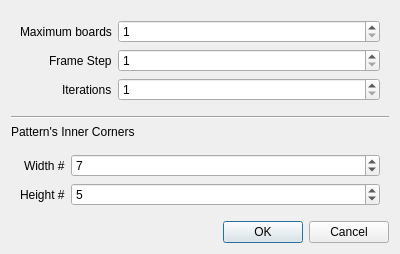
<?xml version="1.0" encoding="UTF-8"?>
<ui version="4.0">
 <class>CalibrationDialog</class>
 <widget class="QDialog" name="CalibrationDialog">
  <property name="geometry">
   <rect>
    <x>0</x>
    <y>0</y>
    <width>400</width>
    <height>243</height>
   </rect>
  </property>
  <property name="windowTitle">
   <string>Calibration Options</string>
  </property>
  <layout class="QVBoxLayout" name="verticalLayout">
   <item>
    <widget class="QWidget" name="widget" native="true">
     <layout class="QFormLayout" name="formLayout">
      <property name="fieldGrowthPolicy">
       <enum>QFormLayout::AllNonFixedFieldsGrow</enum>
      </property>
      <property name="labelAlignment">
       <set>Qt::AlignRight|Qt::AlignTrailing|Qt::AlignVCenter</set>
      </property>
      <item row="0" column="0">
       <widget class="QLabel" name="nBoardsLabel">
        <property name="text">
         <string>Maximum boards</string>
        </property>
       </widget>
      </item>
      <item row="1" column="0">
       <widget class="QLabel" name="frameStepLabel">
        <property name="text">
         <string>Frame Step</string>
        </property>
       </widget>
      </item>
      <item row="0" column="1">
       <widget class="QSpinBox" name="nBoards">
        <property name="minimum">
         <number>1</number>
        </property>
        <property name="maximum">
         <number>1000</number>
        </property>
       </widget>
      </item>
      <item row="1" column="1">
       <widget class="QSpinBox" name="frameStep">
        <property name="minimum">
         <number>1</number>
        </property>
        <property name="maximum">
         <number>1000</number>
        </property>
        <property name="value">
         <number>1</number>
        </property>
       </widget>
      </item>
      <item row="2" column="0">
       <widget class="QLabel" name="iterationsLabel">
        <property name="text">
         <string>Iterations</string>
        </property>
       </widget>
      </item>
      <item row="2" column="1">
       <widget class="QSpinBox" name="iterations">
        <property name="minimum">
         <number>1</number>
        </property>
       </widget>
      </item>
     </layout>
    </widget>
   </item>
   <item>
    <widget class="Line" name="line">
     <property name="orientation">
      <enum>Qt::Horizontal</enum>
     </property>
    </widget>
   </item>
   <item>
    <widget class="QLabel" name="label_3">
     <property name="text">
      <string>Pattern's Inner Corners</string>
     </property>
    </widget>
   </item>
   <item>
    <widget class="QWidget" name="widget_2" native="true">
     <layout class="QFormLayout" name="formLayout_2">
      <property name="labelAlignment">
       <set>Qt::AlignRight|Qt::AlignTrailing|Qt::AlignVCenter</set>
      </property>
      <item row="0" column="0">
       <widget class="QLabel" name="widthLabel">
        <property name="text">
         <string>Width #</string>
        </property>
       </widget>
      </item>
      <item row="1" column="0">
       <widget class="QLabel" name="heightLabel">
        <property name="text">
         <string>Height #</string>
        </property>
       </widget>
      </item>
      <item row="0" column="1">
       <widget class="QSpinBox" name="width">
        <property name="minimum">
         <number>1</number>
        </property>
        <property name="value">
         <number>7</number>
        </property>
       </widget>
      </item>
      <item row="1" column="1">
       <widget class="QSpinBox" name="height">
        <property name="minimum">
         <number>1</number>
        </property>
        <property name="value">
         <number>5</number>
        </property>
       </widget>
      </item>
     </layout>
    </widget>
   </item>
   <item>
    <widget class="QDialogButtonBox" name="buttonBox">
     <property name="orientation">
      <enum>Qt::Horizontal</enum>
     </property>
     <property name="standardButtons">
      <set>QDialogButtonBox::Cancel|QDialogButtonBox::Ok</set>
     </property>
    </widget>
   </item>
  </layout>
 </widget>
 <resources/>
 <connections>
  <connection>
   <sender>buttonBox</sender>
   <signal>accepted()</signal>
   <receiver>CalibrationDialog</receiver>
   <slot>accept()</slot>
   <hints>
    <hint type="sourcelabel">
     <x>248</x>
     <y>254</y>
    </hint>
    <hint type="destinationlabel">
     <x>157</x>
     <y>274</y>
    </hint>
   </hints>
  </connection>
  <connection>
   <sender>buttonBox</sender>
   <signal>rejected()</signal>
   <receiver>CalibrationDialog</receiver>
   <slot>reject()</slot>
   <hints>
    <hint type="sourcelabel">
     <x>316</x>
     <y>260</y>
    </hint>
    <hint type="destinationlabel">
     <x>286</x>
     <y>274</y>
    </hint>
   </hints>
  </connection>
 </connections>
</ui>
